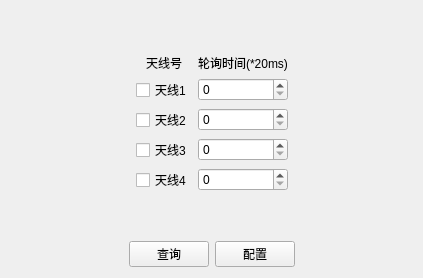
<?xml version="1.0" encoding="UTF-8"?>
<ui version="4.0">
 <class>AntennaPrmForm</class>
 <widget class="QWidget" name="AntennaPrmForm">
  <property name="geometry">
   <rect>
    <x>0</x>
    <y>0</y>
    <width>423</width>
    <height>278</height>
   </rect>
  </property>
  <property name="windowTitle">
   <string>Form</string>
  </property>
  <layout class="QVBoxLayout" name="verticalLayout">
   <item>
    <spacer name="verticalSpacer_2">
     <property name="orientation">
      <enum>Qt::Vertical</enum>
     </property>
     <property name="sizeHint" stdset="0">
      <size>
       <width>20</width>
       <height>40</height>
      </size>
     </property>
    </spacer>
   </item>
   <item>
    <layout class="QHBoxLayout" name="horizontalLayout_2">
     <item>
      <spacer name="horizontalSpacer_4">
       <property name="orientation">
        <enum>Qt::Horizontal</enum>
       </property>
       <property name="sizeHint" stdset="0">
        <size>
         <width>40</width>
         <height>20</height>
        </size>
       </property>
      </spacer>
     </item>
     <item>
      <layout class="QGridLayout" name="gridLayout">
       <item row="2" column="1">
        <widget class="QSpinBox" name="spinBox_2">
         <property name="styleSheet">
          <string notr="true"/>
         </property>
        </widget>
       </item>
       <item row="3" column="1">
        <widget class="QSpinBox" name="spinBox_3">
         <property name="styleSheet">
          <string notr="true"/>
         </property>
        </widget>
       </item>
       <item row="3" column="0">
        <widget class="QCheckBox" name="checkBox_3">
         <property name="styleSheet">
          <string notr="true"/>
         </property>
         <property name="text">
          <string>天线3</string>
         </property>
        </widget>
       </item>
       <item row="2" column="0">
        <widget class="QCheckBox" name="checkBox_2">
         <property name="styleSheet">
          <string notr="true"/>
         </property>
         <property name="text">
          <string>天线2</string>
         </property>
        </widget>
       </item>
       <item row="4" column="1">
        <widget class="QSpinBox" name="spinBox_4">
         <property name="styleSheet">
          <string notr="true"/>
         </property>
        </widget>
       </item>
       <item row="1" column="1">
        <widget class="QSpinBox" name="spinBox">
         <property name="styleSheet">
          <string notr="true"/>
         </property>
        </widget>
       </item>
       <item row="1" column="0">
        <widget class="QCheckBox" name="checkBox">
         <property name="styleSheet">
          <string notr="true"/>
         </property>
         <property name="text">
          <string>天线1</string>
         </property>
        </widget>
       </item>
       <item row="0" column="1">
        <widget class="QLabel" name="label_18">
         <property name="text">
          <string>轮询时间(*20ms)</string>
         </property>
         <property name="alignment">
          <set>Qt::AlignCenter</set>
         </property>
        </widget>
       </item>
       <item row="0" column="0">
        <widget class="QLabel" name="label_16">
         <property name="text">
          <string>天线号</string>
         </property>
         <property name="alignment">
          <set>Qt::AlignCenter</set>
         </property>
        </widget>
       </item>
       <item row="4" column="0">
        <widget class="QCheckBox" name="checkBox_4">
         <property name="styleSheet">
          <string notr="true"/>
         </property>
         <property name="text">
          <string>天线4</string>
         </property>
        </widget>
       </item>
      </layout>
     </item>
     <item>
      <spacer name="horizontalSpacer_3">
       <property name="orientation">
        <enum>Qt::Horizontal</enum>
       </property>
       <property name="sizeHint" stdset="0">
        <size>
         <width>40</width>
         <height>20</height>
        </size>
       </property>
      </spacer>
     </item>
    </layout>
   </item>
   <item>
    <spacer name="verticalSpacer">
     <property name="orientation">
      <enum>Qt::Vertical</enum>
     </property>
     <property name="sizeHint" stdset="0">
      <size>
       <width>20</width>
       <height>40</height>
      </size>
     </property>
    </spacer>
   </item>
   <item>
    <layout class="QHBoxLayout" name="horizontalLayout">
     <item>
      <spacer name="horizontalSpacer">
       <property name="orientation">
        <enum>Qt::Horizontal</enum>
       </property>
       <property name="sizeHint" stdset="0">
        <size>
         <width>40</width>
         <height>20</height>
        </size>
       </property>
      </spacer>
     </item>
     <item>
      <widget class="QPushButton" name="pushButton">
       <property name="text">
        <string>查询</string>
       </property>
      </widget>
     </item>
     <item>
      <widget class="QPushButton" name="pushButton_2">
       <property name="text">
        <string>配置</string>
       </property>
      </widget>
     </item>
     <item>
      <spacer name="horizontalSpacer_2">
       <property name="orientation">
        <enum>Qt::Horizontal</enum>
       </property>
       <property name="sizeHint" stdset="0">
        <size>
         <width>40</width>
         <height>20</height>
        </size>
       </property>
      </spacer>
     </item>
    </layout>
   </item>
  </layout>
 </widget>
 <resources/>
 <connections/>
</ui>
